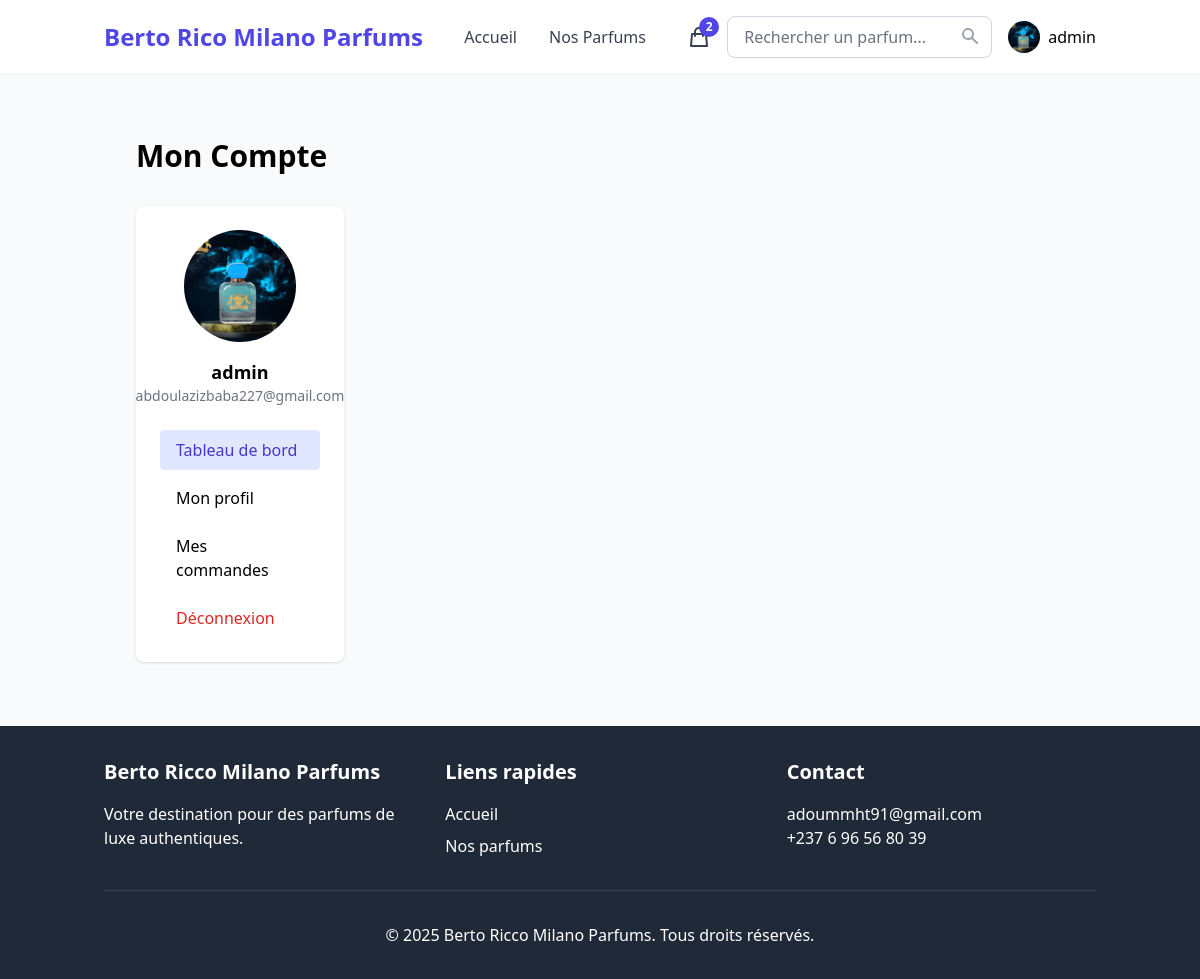
/compte/ (signed in), run on the app's committed database.
### core/models.py (models this page shows, shortened)
class User(AbstractUser):
    phone = models.CharField(max_length=20, blank=True)
    avatar = models.ImageField(upload_to='avatars/', blank=True, null=True)
    email_verified = models.BooleanField(default=False)
    newsletter_subscription = models.BooleanField(default=False)
    class Meta:
        verbose_name = 'Utilisateur'
        verbose_name_plural = 'Utilisateurs'

class Panier(models.Model):
    utilisateur = models.OneToOneField(settings.AUTH_USER_MODEL, on_delete=models.CASCADE, related_name='panier')
    date_creation = models.DateTimeField(auto_now_add=True)
    date_modification = models.DateTimeField(auto_now=True)
    @property
    def nombre_articles(self):
        return sum(item.quantite for item in self.items.all())

class ArticlePanier(models.Model):
    panier = models.ForeignKey(Panier, on_delete=models.CASCADE, related_name='items')
    parfum = models.ForeignKey(Parfum, on_delete=models.CASCADE)
    quantite = models.PositiveIntegerField(default=1)
    date_ajout = models.DateTimeField(auto_now_add=True)

### core/views.py (the view)
# urls.py: path('compte/', views.account_dashboard, name='account_dashboard'),
@login_required
def account_dashboard(request):
    commandes = request.user.commande_set.order_by('-date_commande')[:5]
    connexions = UserLoginHistory.objects.filter(user=request.user).order_by('-timestamp')[:5]
    context = {
        'commandes': commandes,
        'connexions': connexions,
    }
    return render(request, 'core/auth/account_dashboard.html', context)

### core/templates/core/auth/account_dashboard.html (shortened to what this page needs)
{% extends "base.html" %}
{% block content %}
<div class="max-w-6xl mx-auto px-4 sm:px-6 lg:px-8 py-4 sm:py-8">
  <h1 class="text-2xl sm:text-3xl font-bold mb-6 sm:mb-8">Mon Compte</h1>
  <div class="flex flex-col md:grid md:grid-cols-4 gap-6 sm:gap-8">
    <div class="md:col-span-1 bg-white p-4 sm:p-6 rounded-lg shadow">
      <div class="flex flex-col sm:flex-row md:flex-col items-center sm:items-start md:items-center space-y-3 sm:space-y-0 sm:space-x-3 md:space-x-0 md:space-y-4 mb-4 sm:mb-6">
        <img
          class="h-16 w-16 sm:h-20 sm:w-20 md:h-24 md:w-24 lg:h-28 lg:w-28 rounded-full object-cover"
          src="{% if user.avatar %}{{ user.avatar.url }}{% else %}/static/images/default_avatar.png{% endif %}"
          alt="{{ user.username }}"
        />
        <div class="text-center sm:text-left md:text-center">
          <h2 class="font-semibold text-base sm:text-lg md:text-base lg:text-lg truncate max-w-xs md:max-w-full">
            {{ user.username }}
          </h2>
          <p class="text-sm sm:text-base md:text-sm text-gray-500 break-words max-w-xs md:max-w-full">
            {{ user.email }}
          </p>
        </div>
      </div>
      <nav class="space-y-1 sm:space-y-2">
        <a
          href="{% url 'core:account_dashboard' %}"
          class="block px-3 py-2 sm:px-4 sm:py-2 bg-indigo-100 text-indigo-700 rounded font-medium text-sm sm:text-base"
        >
          Tableau de bord
        </a>
        <a
          href="{% url 'core:profil' %}"
          class="block px-3 py-2 sm:px-4 sm:py-2 hover:bg-gray-100 rounded text-sm sm:text-base"
        >
          Mon profil
        </a>
        <a
          href="{% url 'core:historique_commandes' %}"
          class="block px-3 py-2 sm:px-4 sm:py-2 hover:bg-gray-100 rounded text-sm sm:text-base"
        >
          Mes commandes
        </a>
        <a
          href="{% url 'core:logout' %}"
          class="block px-3 py-2 sm:px-4 sm:py-2 hover:bg-gray-100 rounded text-red-600 text-sm sm:text-base"
        >
          Déconnexion
        </a>
      </nav>
    </div>
    <div class="md:col-span-3">
    </div>
  </div>
</div>
{% endblock %}

### templates/base.html (shortened to what this page needs)
<!DOCTYPE html>
<html lang="fr">
  <head>
    {% load static tailwind_tags %} {% tailwind_css %}
    <link rel="stylesheet" href="{% static 'css/custom.css' %}" />
  </head>
  <body class="font-sans bg-gray-50">
    <header class="bg-white shadow-sm">
      <div
        class="container mx-auto px-4 py-4 flex justify-between items-center"
      >
        <a
          href="{% url 'core:accueil' %}"
          class="text-2xl font-bold text-indigo-600"
          >Berto Rico Milano Parfums</a
        >
        <nav class="hidden md:flex space-x-8">
          <a
            href="{% url 'core:accueil' %}"
            class="text-gray-700 hover:text-indigo-600"
            >Accueil</a
          >
          <a
            href="{% url 'core:liste_parfums' %}"
            class="text-gray-700 hover:text-indigo-600"
            >Nos Parfums</a
          >
        </nav>
        <div class="flex items-center space-x-4">
          <a
            href="{% url 'core:voir_panier' %}"
            class="text-gray-700 hover:text-indigo-600 relative"
          >
            <svg
              xmlns="http://www.w3.org/2000/svg"
              class="h-6 w-6"
              fill="none"
              viewBox="0 0 24 24"
              stroke="currentColor"
            >
              <path
                stroke-linecap="round"
                stroke-linejoin="round"
                stroke-width="2"
                d="M16 11V7a4 4 0 00-8 0v4M5 9h14l1 12H4L5 9z"
              />
            </svg>
            {% if user.is_authenticated and user.panier.nombre_articles > 0 %}
            <span
              class="absolute -top-2 -right-2 bg-indigo-600 text-white text-xs font-bold rounded-full h-5 w-5 flex items-center justify-center"
            >
              {{ user.panier.nombre_articles }}
            </span>
            {% endif %}
          </a>
          <div class="hidden md:block flex-1 mx-8">
            <form action="{% url 'core:recherche' %}" method="get">
              <div class="relative">
                <input
                  type="text"
                  name="q"
                  placeholder="Rechercher un parfum..."
                  class="w-full py-2 px-4 border border-gray-300 rounded-lg focus:outline-none focus:ring-2 focus:ring-indigo-500"
                />
                <button
                  type="submit"
                  class="absolute right-3 top-2.5 text-gray-400 hover:text-indigo-600"
                >
                  <svg
                    xmlns="http://www.w3.org/2000/svg"
                    class="h-5 w-5"
                    viewBox="0 0 20 20"
                    fill="currentColor"
                  >
                    <path
                      fill-rule="evenodd"
                      d="M8 4a4 4 0 100 8 4 4 0 000-8zM2 8a6 6 0 1110.89 3.476l4.817 4.817a1 1 0 01-1.414 1.414l-4.816-4.816A6 6 0 012 8z"
                      clip-rule="evenodd"
                    />
                  </svg>
                </button>
              </div>
            </form>
          </div>
          {% if user.is_authenticated %}
          <div
            class="relative group"
            x-data="{ open: false }"
            @click.outside="open = false"
          >
            <button
              class="flex items-center space-x-2 focus:outline-none"
              @click="open = !open"
              @mouseover="open = true"
            >
              <img
                class="h-8 w-8 rounded-full"
                src="{% if user.avatar %}{{ user.avatar.url }}{% else %}{% static 'images/default_avatar.png' %}{% endif %}"
                alt="Avatar"
              />
              <span class="hidden md:inline">{{ user.username }}</span>
            </button>
          </div>
          {% endif %}
        </div>
      </div>
    </header>
    <main class="container mx-auto px-4 py-8">
      {% block content %} {% endblock %}
    </main>
    <footer class="bg-gray-800 text-white py-8">
      <div class="container mx-auto px-4">
        <div class="grid grid-cols-1 md:grid-cols-3 gap-8">
          <div>
            <h3 class="text-xl font-bold mb-4">Berto Ricco Milano Parfums</h3>
            <p>Votre destination pour des parfums de luxe authentiques.</p>
          </div>
          <div>
            <h3 class="text-xl font-bold mb-4">Liens rapides</h3>
            <ul class="space-y-2">
              <li>
                <a href="{% url 'core:accueil' %}" class="hover:text-indigo-300"
                  >Accueil</a
                >
              </li>
              <li>
                <a
                  href="{% url 'core:liste_parfums' %}"
                  class="hover:text-indigo-300"
                  >Nos parfums</a
                >
              </li>
            </ul>
          </div>
          <div>
            <h3 class="text-xl font-bold mb-4">Contact</h3>
            <p>adoummht91@gmail.com</p>
            <p>+237 6 96 56 80 39</p>
          </div>
        </div>
        <div class="border-t border-gray-700 mt-8 pt-8 text-center">
          <p>&copy; 2025 Berto Ricco Milano Parfums. Tous droits réservés.</p>
        </div>
      </div>
    </footer>
  </body>
</html>

### static/css/custom.css (style rules this page uses)
body { font-family: 'Arial', sans-serif; }

### data on the page
User: panier.nombre_articles "2", avatar (picture), username "admin", email "abdoulazizbaba227@gmail.com"
